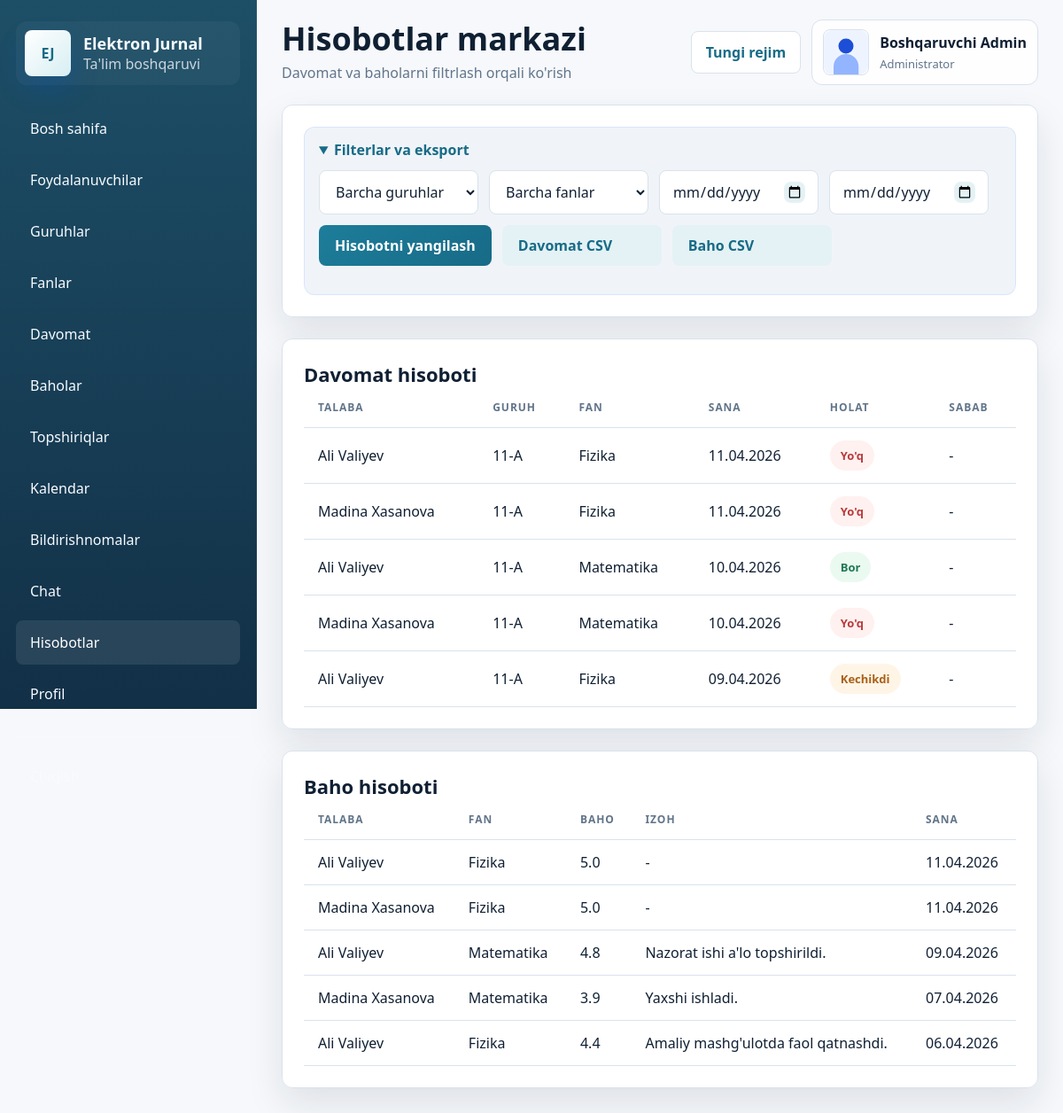
The app's page /reports (signed in) with its own data.
### models.py (models this page shows, shortened)
class TimestampMixin:
    created_at = db.Column(db.DateTime, default=datetime.utcnow, nullable=False)

class User(UserMixin, TimestampMixin, db.Model):
    __tablename__ = "users"
    id = db.Column(db.Integer, primary_key=True)
    full_name = db.Column(db.String(150), nullable=False)
    username = db.Column(db.String(80), unique=True, nullable=False, index=True)
    password_hash = db.Column(db.String(255), nullable=False)
    role = db.Column(db.String(20), nullable=False, index=True)
    phone = db.Column(db.String(30))
    email = db.Column(db.String(120))
    image_path = db.Column(db.String(255))
    is_active = db.Column(db.Boolean, default=True, nullable=False)
    can_change_credentials = db.Column(db.Boolean, default=True, nullable=False)
    taught_subjects = db.relationship("Subject", back_populates="teacher", lazy="dynamic")
    student_group = db.relationship("StudentGroup", back_populates="student", uselist=False, cascade="all, delete-orphan")
    attendance_records = db.relationship("Attendance", back_populates="student", lazy="dynamic", foreign_keys="Attendance.student_id")
    grade_records = db.relationship("Grade", back_populates="student", lazy="dynamic", foreign_keys="Grade.student_id")
    grades_given = db.relationship("Grade", back_populates="teacher", lazy="dynamic", foreign_keys="Grade.teacher_id")
    assignments_created = db.relationship("Assignment", back_populates="teacher", lazy="dynamic", foreign_keys="Assignment.teacher_id")
    activities = db.relationship("ActivityLog", back_populates="user", lazy="dynamic")
    notifications = db.relationship("Notification", back_populates="user", lazy="dynamic", cascade="all, delete-orphan")
    chat_messages = db.relationship(
        "ChatMessage",
        back_populates="sender",
        lazy="dynamic",
        cascade="all, delete-orphan",
        foreign_keys="ChatMessage.sender_id",
    )
    assignment_submissions = db.relationship("AssignmentSubmission", back_populates="student", lazy="dynamic", cascade="all, delete-orphan")

class Attendance(TimestampMixin, db.Model):
    __tablename__ = "attendance"
    id = db.Column(db.Integer, primary_key=True)
    student_id = db.Column(db.Integer, db.ForeignKey("users.id"), nullable=False)
    group_id = db.Column(db.Integer, db.ForeignKey("groups.id"), nullable=False)
    subject_id = db.Column(db.Integer, db.ForeignKey("subjects.id"), nullable=False)
    date = db.Column(db.Date, nullable=False, default=date.today)
    status = db.Column(db.String(20), nullable=False, default="present")
    reason = db.Column(db.String(255))
    __table_args__ = (db.UniqueConstraint("student_id", "subject_id", "date", name="uq_attendance_student_subject_date"),)
    student = db.relationship("User", back_populates="attendance_records", foreign_keys=[student_id])
    group = db.relationship("Group", back_populates="attendance_records")
    subject = db.relationship("Subject", back_populates="attendance_records")

class Group(TimestampMixin, db.Model):
    __tablename__ = "groups"
    id = db.Column(db.Integer, primary_key=True)
    name = db.Column(db.String(80), unique=True, nullable=False)
    student_links = db.relationship("StudentGroup", back_populates="group", cascade="all, delete-orphan")
    subject_links = db.relationship("SubjectGroup", back_populates="group", cascade="all, delete-orphan")
    attendance_records = db.relationship("Attendance", back_populates="group", lazy="dynamic")
    assignments = db.relationship("Assignment", back_populates="group", lazy="dynamic")

class Subject(TimestampMixin, db.Model):
    __tablename__ = "subjects"
    id = db.Column(db.Integer, primary_key=True)
    name = db.Column(db.String(120), nullable=False, unique=True)
    teacher_id = db.Column(db.Integer, db.ForeignKey("users.id"))
    teacher = db.relationship("User", back_populates="taught_subjects")
    group_links = db.relationship("SubjectGroup", back_populates="subject", cascade="all, delete-orphan")
    attendance_records = db.relationship("Attendance", back_populates="subject", lazy="dynamic")
    grades = db.relationship("Grade", back_populates="subject", lazy="dynamic")
    assignments = db.relationship("Assignment", back_populates="subject", lazy="dynamic")

class Grade(TimestampMixin, db.Model):
    __tablename__ = "grades"
    id = db.Column(db.Integer, primary_key=True)
    student_id = db.Column(db.Integer, db.ForeignKey("users.id"), nullable=False)
    subject_id = db.Column(db.Integer, db.ForeignKey("subjects.id"), nullable=False)
    teacher_id = db.Column(db.Integer, db.ForeignKey("users.id"), nullable=False)
    score = db.Column(db.Float, nullable=False)
    comment = db.Column(db.Text)
    date = db.Column(db.Date, nullable=False, default=date.today)
    student = db.relationship("User", back_populates="grade_records", foreign_keys=[student_id])
    subject = db.relationship("Subject", back_populates="grades")
    teacher = db.relationship("User", back_populates="grades_given", foreign_keys=[teacher_id])

### app.py (the view, shortened to what this page needs)
@app.route("/reports")
@login_required
@role_required("admin")
def reports_page():
    groups = Group.query.order_by(Group.name).all()
    subjects = Subject.query.order_by(Subject.name).all()
    group_id = request.args.get("group_id", type=int)
    subject_id = request.args.get("subject_id", type=int)
    date_from = request.args.get("date_from")
    date_to = request.args.get("date_to")
    attendance_query = (
        Attendance.query
        .join(User, Attendance.student_id == User.id)
        .join(Group, Attendance.group_id == Group.id)
        .join(Subject, Attendance.subject_id == Subject.id)
    )
    grade_query = (
        Grade.query
        .join(User, Grade.student_id == User.id)
        .join(Subject, Grade.subject_id == Subject.id)
    )
    if group_id:
        attendance_query = attendance_query.filter(Attendance.group_id == group_id)
        grade_query = grade_query.join(StudentGroup, StudentGroup.student_id == Grade.student_id).filter(StudentGroup.group_id == group_id)
    if subject_id:
        attendance_query = attendance_query.filter(Attendance.subject_id == subject_id)
        grade_query = grade_query.filter(Grade.subject_id == subject_id)
    if date_from:
        date_from_value = datetime.strptime(date_from, "%Y-%m-%d").date()
        attendance_query = attendance_query.filter(Attendance.date >= date_from_value)
        grade_query = grade_query.filter(Grade.date >= date_from_value)
    if date_to:
        date_to_value = datetime.strptime(date_to, "%Y-%m-%d").date()
        attendance_query = attendance_query.filter(Attendance.date <= date_to_value)
        grade_query = grade_query.filter(Grade.date <= date_to_value)
    attendance_rows = attendance_query.order_by(Attendance.date.desc()).limit(100).all()
    grade_rows = grade_query.order_by(Grade.date.desc()).limit(100).all()
    export_type = request.args.get("export")
    return render_template("reports/index.html", groups=groups, subjects=subjects, attendance_rows=attendance_rows, grade_rows=grade_rows)

### app.py (called while the page is built)
@login_manager.user_loader
def load_user(user_id: str):
    return db.session.get(User, int(user_id))

def role_required(*roles):
    def decorator(view_func):
        @wraps(view_func)
        def wrapped(*args, **kwargs):
            if not current_user.is_authenticated:
                return login_manager.unauthorized()
            if current_user.role not in roles:
                abort(403)
            return view_func(*args, **kwargs)
        return wrapped
    return decorator

def avatar_url(user: User) -> str:
    if user.image_path:
        return url_for("static", filename=f"uploads/{user.image_path}")
    return url_for("static", filename="uploads/default-avatar.svg")

### templates/reports/index.html (shortened to what this page needs)
{% extends "base.html" %}
{% block page_title %}Hisobotlar markazi{% endblock %}
{% block page_subtitle %}Davomat va baholarni filtrlash orqali ko'rish{% endblock %}
{% block content %}
  <section class="panel-card">
    <details class="filter-box" open>
      <summary>Filterlar va eksport</summary>
      <form method="get" class="toolbar">
        <select name="group_id">
          <option value="">Barcha guruhlar</option>
        </select>
        <select name="subject_id">
          <option value="">Barcha fanlar</option>
        </select>
        <input type="date" name="date_from" value="{{ request.args.get('date_from', '') }}">
        <input type="date" name="date_to" value="{{ request.args.get('date_to', '') }}">
        <button class="btn btn-primary" type="submit">Hisobotni yangilash</button>
        <a class="btn btn-secondary" href="{{ url_for('reports_page', group_id=request.args.get('group_id',''), subject_id=request.args.get('subject_id',''), date_from=request.args.get('date_from',''), date_to=request.args.get('date_to',''), export='attendance') }}">Davomat CSV</a>
        <a class="btn btn-secondary" href="{{ url_for('reports_page', group_id=request.args.get('group_id',''), subject_id=request.args.get('subject_id',''), date_from=request.args.get('date_from',''), date_to=request.args.get('date_to',''), export='grades') }}">Baho CSV</a>
      </form>
    </details>
  </section>
  <section class="panel-card">
    <h3>Davomat hisoboti</h3>
    <div class="table-wrap">
      <table class="table">
        <thead>
          <tr>
            <th>Talaba</th>
            <th>Guruh</th>
            <th>Fan</th>
            <th>Sana</th>
            <th>Holat</th>
            <th>Sabab</th>
          </tr>
        </thead>
        <tbody>
          {% for row in attendance_rows %}
            <tr>
              <td data-label="Talaba">{{ row.student.full_name }}</td>
              <td data-label="Guruh">{{ row.group.name }}</td>
              <td data-label="Fan">{{ row.subject.name }}</td>
              <td data-label="Sana">{{ row.date.strftime('%d.%m.%Y') }}</td>
              <td data-label="Holat"><span class="status-badge status-{{ row.status }}">{{ status_labels.get(row.status, row.status) }}</span></td>
              <td data-label="Sabab">{{ row.reason or '-' }}</td>
            </tr>
          {% else %}
            <tr><td colspan="6">Davomat ma'lumotlari topilmadi.</td></tr>
          {% endfor %}
        </tbody>
      </table>
    </div>
  </section>
  <section class="panel-card">
    <h3>Baho hisoboti</h3>
    <div class="table-wrap">
      <table class="table">
        <thead>
          <tr>
            <th>Talaba</th>
            <th>Fan</th>
            <th>Baho</th>
            <th>Izoh</th>
            <th>Sana</th>
          </tr>
        </thead>
        <tbody>
          {% for row in grade_rows %}
            <tr>
              <td data-label="Talaba">{{ row.student.full_name }}</td>
              <td data-label="Fan">{{ row.subject.name }}</td>
              <td data-label="Baho">{{ row.score }}</td>
              <td data-label="Izoh">{{ row.comment or '-' }}</td>
              <td data-label="Sana">{{ row.date.strftime('%d.%m.%Y') }}</td>
            </tr>
          {% else %}
            <tr><td colspan="5">Baho ma'lumotlari topilmadi.</td></tr>
          {% endfor %}
        </tbody>
      </table>
    </div>
  </section>
{% endblock %}

### templates/base.html (shortened to what this page needs)
<!DOCTYPE html>
<html lang="uz">
<head>
  <link rel="stylesheet" href="{{ url_for('static', filename='css/style.css') }}">
</head>
<body>
  {% if current_user.is_authenticated %}
    <div class="app-shell">
      <aside class="sidebar" id="sidebar">
        <a class="brand" href="{{ url_for('dashboard_router') }}">
          <div class="brand-logo">EJ</div>
          <div>
            <strong>Elektron Jurnal</strong>
            <span>Ta'lim boshqaruvi</span>
          </div>
        </a>
        <nav class="sidebar-nav">
          {% for endpoint, label in nav_items %}
            <a href="{{ url_for(endpoint) }}" class="{% if request.endpoint == endpoint %}active{% endif %}">
              <span>{{ label }}</span>
            </a>
          {% endfor %}
        </nav>
        <div class="sidebar-footer">
          <a href="{{ url_for('logout') }}" class="logout-link">Chiqish</a>
        </div>
      </aside>
      <div class="main-area">
        <header class="topbar">
          <div class="topbar-title">
            <h1>{% block page_title %}Elektron Jurnal Tizimi{% endblock %}</h1>
            <p>{% block page_subtitle %}Akademik boshqaruv paneli{% endblock %}</p>
          </div>
          <div class="topbar-actions">
            <button class="theme-toggle" type="button" data-theme-toggle>Rejim</button>
            <div class="topbar-user">
              <img src="{{ avatar_url(current_user) }}" alt="Avatar" class="avatar">
              <div>
                <strong>{{ current_user.full_name }}</strong>
                <span>{{ role_labels.get(current_user.role, current_user.role) }}</span>
              </div>
            </div>
          </div>
        </header>
        <main class="page-content">
          {% block content %}{% endblock %}
        </main>
      </div>
    </div>
  {% endif %}
</body>
</html>

### records on screen
User: full_name "Boshqaruvchi Admin", get "Administrator"
Attendance: student.full_name "Ali Valiyev", group.name "11-A", subject.name "Fizika", date "11.04.2026", get "Yo'q", reason "-"
Attendance: student.full_name "Madina Xasanova", group.name "11-A", subject.name "Fizika", date "11.04.2026", get "Yo'q", reason "-"
Attendance: student.full_name "Ali Valiyev", group.name "11-A", subject.name "Matematika", date "10.04.2026", get "Bor", reason "-"
Attendance: student.full_name "Madina Xasanova", group.name "11-A", subject.name "Matematika", date "10.04.2026", get "Yo'q", reason "-"
Attendance: student.full_name "Ali Valiyev", group.name "11-A", subject.name "Fizika", date "09.04.2026", get "Kechikdi", reason "-"
Grade: student.full_name "Ali Valiyev", subject.name "Fizika", score "5.0", comment "-", date "11.04.2026"
Grade: student.full_name "Madina Xasanova", subject.name "Fizika", score "5.0", comment "-", date "11.04.2026"
Grade: student.full_name "Ali Valiyev", subject.name "Matematika", score "4.8", comment "Nazorat ishi a'lo topshirildi.", date "09.04.2026"
Grade: student.full_name "Madina Xasanova", subject.name "Matematika", score "3.9", comment "Yaxshi ishladi.", date "07.04.2026"
Grade: student.full_name "Ali Valiyev", subject.name "Fizika", score "4.4", comment "Amaliy mashg'ulotda faol qatnashdi.", date "06.04.2026"

### other values on screen
{{ label }} "Bosh sahifa" "Foydalanuvchilar" "Guruhlar" "Fanlar" "Davomat" "Baholar" "Topshiriqlar" "Kalendar" "Bildirishnomalar" "Chat" "Hisobotlar" "Profil"
